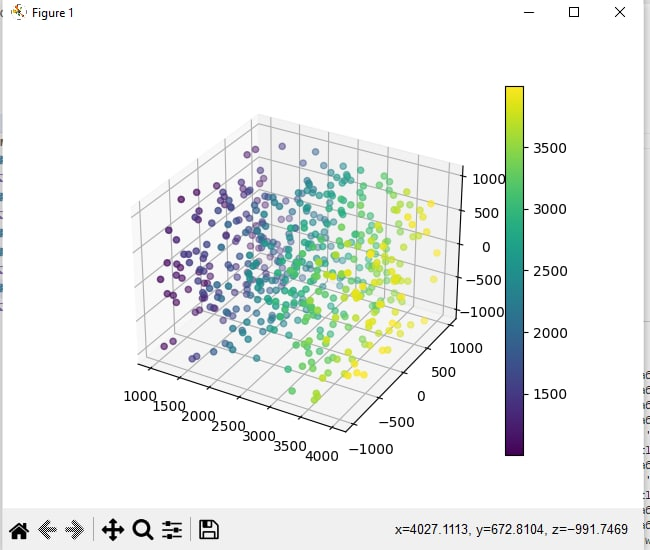

Source code (Python):
from mpl_toolkits import mplot3d
import numpy as np
import matplotlib.pyplot as plt

color = plt.get_cmap('viridis')

fig = plt.figure()
ax = plt.axes(projection = '3d')

y=np.random.randint(-1000,1000,500)
x=np.random.randint(1000,4000,500)
z=np.random.randint(-1000,1000,500)

scatter = ax.scatter3D(x, y, z, c=x, cmap = color)
plt.colorbar(scatter)
plt.show()
